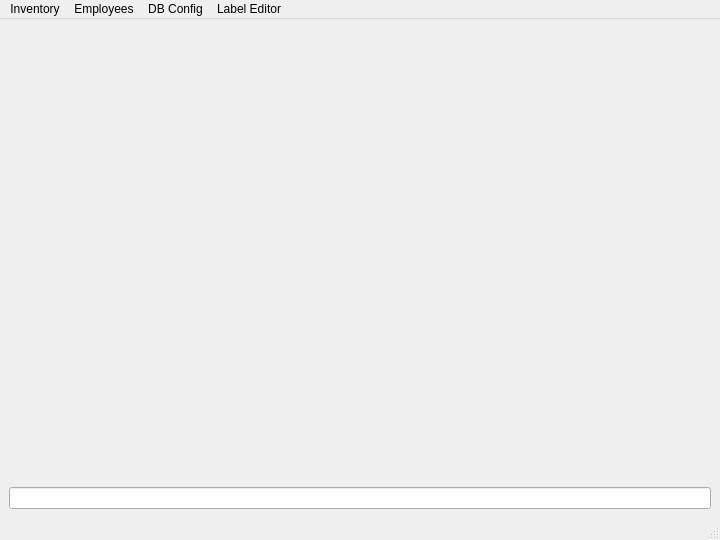
<?xml version="1.0" encoding="UTF-8"?>
<ui version="4.0">
 <class>MainWindow</class>
 <widget class="QMainWindow" name="MainWindow">
  <property name="windowTitle">
   <string>Lab Management System</string>
  </property>
  <property name="geometry">
   <rect>
    <x>0</x><y>0</y><width>720</width><height>540</height>
   </rect>
  </property>

  <!-- Flat menu bar with module actions only -->
  <widget class="QMenuBar" name="menubar">
   <property name="geometry">
    <rect><x>0</x><y>0</y><width>720</width><height>23</height></rect>
   </property>
   <addaction name="actionInventory"/>
   <addaction name="actionEmployees"/>
   <addaction name="actionShowDBConfig"/>
   <addaction name="actionShowLabelEditor"/>
  </widget>

  <!-- Define those actions -->
  <action name="actionInventory">
   <property name="text"><string>Inventory</string></property>
  </action>
  <action name="actionEmployees">
   <property name="text"><string>Employees</string></property>
  </action>
  <action name="actionShowDBConfig">
   <property name="text"><string>DB Config</string></property>
  </action>
  <action name="actionShowLabelEditor">
   <property name="text"><string>Label Editor</string></property>
  </action>

  <!-- No toolbars, no other menus -->

  <widget class="QWidget" name="centralwidget">
   <layout class="QVBoxLayout" name="verticalLayout">
    <item>
     <widget class="QStackedWidget" name="stackedWidget">
      <widget class="QWidget" name="inventoryPage"/>
      <widget class="QWidget" name="employeesPage"/>
      <widget class="QWidget" name="dbconfigPage"/>
      <widget class="QWidget" name="labelEditorPage"/>
     </widget>
    </item>
    <item>
     <widget class="QLineEdit" name="barcodeLineEdit">
      <property name="visible"><bool>false</bool></property>
     </widget>
    </item>
   </layout>
  </widget>

  <widget class="QStatusBar" name="statusbar"/>
 </widget>
 <resources/>
 <connections/>
</ui> 
